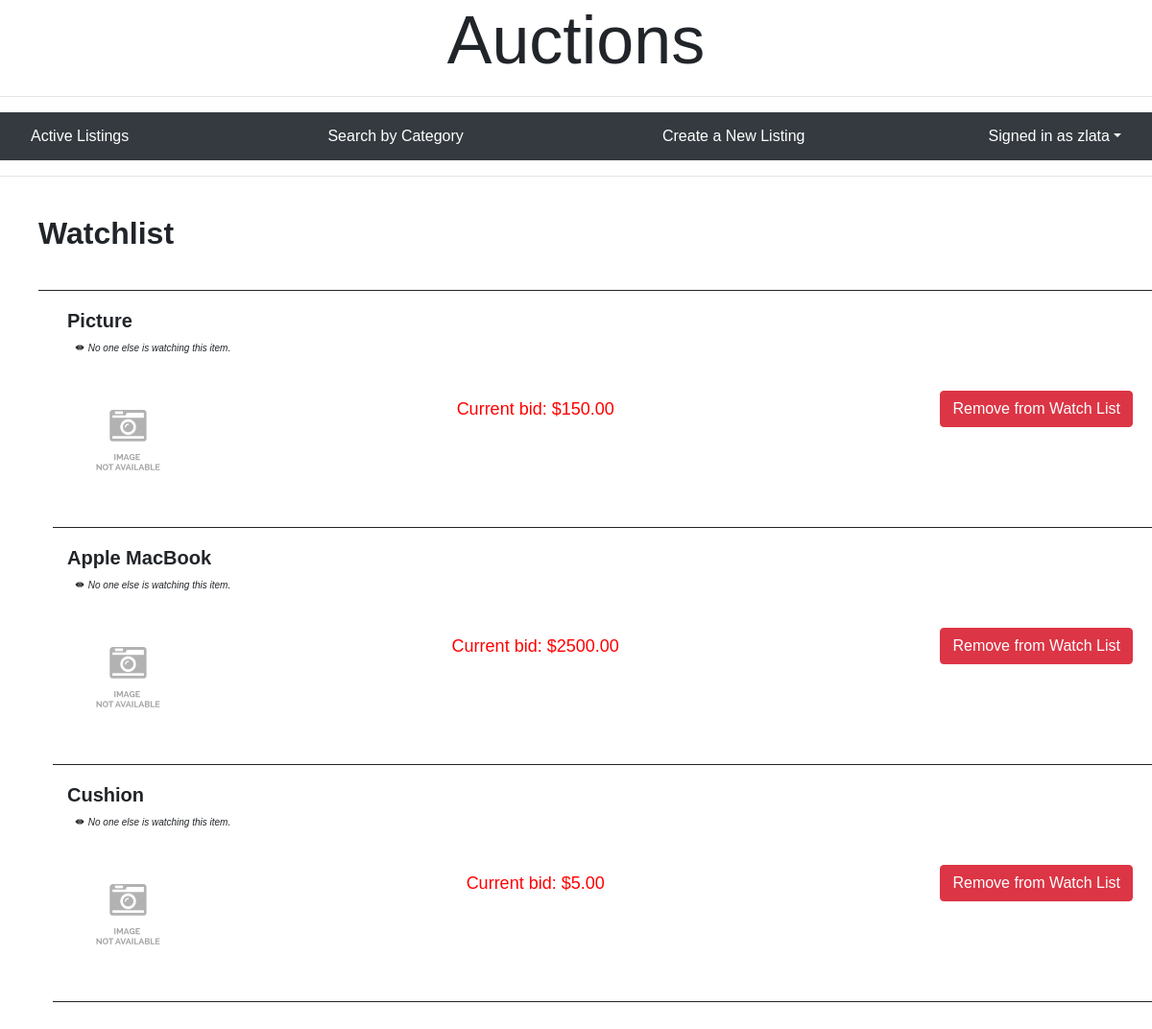
/watchlist/ (signed in), run on the app's committed database.
### auctions/models.py (models this page shows, shortened)
class User(AbstractUser):
    pass

class Listing(models.Model):
    status_choice = [('active','active'), ('inactive','inactive')]
    winner = models.ForeignKey(User, on_delete = models.SET_DEFAULT, null = True, default = None, related_name = 'wonitems')
    status = models.CharField(max_length = 10, choices = status_choice, default = 'active')
    title = models.CharField(max_length = 100)
    start_bid = models.DecimalField(decimal_places=2, max_digits = 1000000)
    current_bid = models.DecimalField(default = 0.00, decimal_places = 2, max_digits=100000)
    url = models.CharField(max_length = 200, blank = True)
    description = models.CharField(max_length = 200, default = "")
    category = models.ForeignKey(Category, on_delete = models.CASCADE, related_name = "category_listing", default  = "")
    watched = models.ManyToManyField(User, related_name = "watchedby", blank = True)
    owner = models.ForeignKey(User, on_delete = models.CASCADE, null = True, blank = True, related_name = "owned")

### auctions/views.py (the view)
# urls.py: path("watchlist/", views.watchlist, name = "watchlist"),
@login_required
def watchlist(request):
    if request.method == "GET":
        user = User.objects.get(id = request.user.id)
        watchlist = user.watchedby.filter(status = 'active')
        return render(request, "auctions/watchlist.html", {
            "watchlist": watchlist
        })

### auctions/templates/auctions/watchlist.html (shortened to what this page needs)
{% extends "auctions/layout.html" %}
{% block pagetitle %}
Watchlist
{% endblock %}
{% block body %}
<hr style = "border-top: 1.5px solid">
<div class = "listing">
{% if user.is_authenticated %}
    {% for listing in watchlist %}
        <div class="container watchlist">
            <div class = "row">
                <div class = 'col-3'>
                    <a href = "{% url 'listing' listing.id %}">
                        <div class = "watchlist index_title">{{listing.title}}</div>
                    </a>
                </div>
            </div>
            <div class = "subtext row">
                <div class = 'col' style = "margin-bottom: 10px;">
                    <img class = 'watchlist_icon' src = '/static/auctions/watchlist.png'><i style = "font-size: 10px;">
                        {% if listing.watched.all|length|add:"-1" > 1 %}
                        {{ listing.watched.all|length|add:"-1" }} other users are watching this item.
                        {% elif listing.watched.all|length|add:"-1" == 0 %}
                        No one else is watching this item.
                        {% else %}
                        {{ listing.watched.all|length|add:"-1"}} other user is watching this item.
                        {% endif %}
                    </i>
                </div>
            </div>
            <div class = "subtext row">
                <div class = 'col-3' style = "height: 150px">
                    <a href = "{% url 'listing' listing.id %}"><img class = "index_image" src = '{{listing.url}}' onerror = 'this.onerror=null;this.src = "static/auctions/not_available.png"'></a>
                </div>
                <div class = 'col'>
                    <div class ="text-center" style = "margin-top: 29.8px; color: red; font-size:large">
                        Current bid: ${{listing.current_bid}}
                    </div>
                </div>
                <div class = 'col'>
                    <div class = 'form_field text-right' style = "margin-top:24px">
                        <form id = "form" action = "{% url 'remove' listing.id %}" method = "POST">
                            <input id = "submit_button" type = "SUBMIT" class = "btn btn-danger" value = "Remove from Watch List">
                        </form>
                    </div>
                </div>
            </div>
        </div>
        <hr style = "border-top: 1.5px solid">
    {% empty %}
    <p>There are no items on your watchlist.</p>
    {% endfor %}
{% else %}
<p> Log in to view your watchlist.</p>
{% endif %}
</div>
{% endblock %}

### auctions/templates/auctions/layout.html (shortened to what this page needs)
{% load static %}
<!DOCTYPE html>
<html lang="en">
    <head>
        <link rel="stylesheet" href="https://stackpath.bootstrapcdn.com/bootstrap/4.4.1/css/bootstrap.min.css">
        <link href="{% static 'auctions/styles.css' %}" rel="stylesheet">
    </head>
    <body>
        <h1 class = "text-center title">Auctions</h1>
        <hr>
        <nav class = "navbar bg-dark justify-content-center">
        <ul class="nav justify-content-between">
            <li class="nav-item">
                <a class="nav-link" href="{% url 'index' %}">Active Listings</a>
            </li>
            <li class="nav-item">
                <a class="nav-link" href="{% url 'categories' %}">Search by Category</a>
            </li>
            {% if user.is_authenticated %}
                <li class = "nav-item">
                    <a class = "nav-link" href = "{% url 'newlisting' %}">Create a New Listing</a>
                </li>
                <li class="nav-item dropdown_head">
                    <div class="dropdown">
                        <a href="#" class="dropdown-toggle" data-toggle="dropdown">Signed in as {{ user.username }}</a>
                    </div>
                </li>
            {% endif %}
        </ul>
        </nav>
        <hr>
        <main>
            <h2 class = "page_title">
                {% block pagetitle %}
                {% endblock %}
            </h2>
            {% block body %}
            {% endblock %}
        </main>
    </body>
</html>

### auctions/static/auctions/styles.css (style rules this page uses)
body { padding: 0px; font-family:'Trebuchet MS', 'Lucida Sans Unicode', 'Lucida Grande', 'Lucida Sans', Arial, sans-serif; }
.listing { padding-left: 15px; }
.title { font-family: 'Franklin Gothic Medium', 'Arial Narrow', Arial, sans-serif; font-size: 70px; }
.form_field { margin-bottom: 10px; }
h2.page_title { font-style: bold; font-weight: 600; margin-bottom: 40px; margin-top: 40px; }
main { padding-left: 40px; margin-bottom: 150px; }
a.navbar-brand { font-size: 16px; }
ul.nav { width: 100% }
img.index_image { max-width: 100%; max-height: 150px; height: auto; }
a > div.index_title { text-align: center; color:#212529; }
.index_title.watchlist { font-size: 20px; font-weight: 650; text-align: left; }
.container.watchlist { margin: 0px; }
div.subtext.row { padding-left: 7px; }
.watchlist_icon { display: inline; height: 12px; width: auto; }

### data on the page
User: username "zlata"
Listing: title "Picture", shows "No one else is watching this item.", current_bid "150.00"
Listing: title "Apple MacBook", shows "No one else is watching this item.", current_bid "2500.00"
Listing: title "Cushion", shows "No one else is watching this item.", current_bid "5.00"
